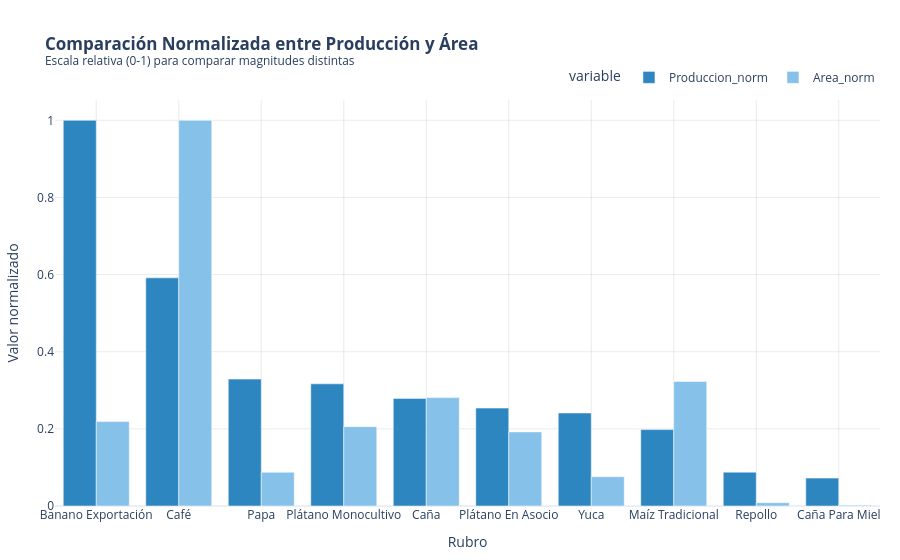

Notebook code for this chart:
### Code cell
'''
top_compare = df_volumen_area.sort_values(
    by="Produccion_norm",
    ascending=False
).head(10)

fig3 = px.bar(
    top_compare,
    x="Rubro",
    y=["Produccion_norm", "Area_norm"],
    barmode="group",
    title="Comparación Normalizada Producción vs Área (Escala 0-1)"
)
'''
fig3 = func.grafica_comparacion_normalizada(df_volumen_area)
fig3.show()

### Figure 1 — Plotly figure (JSON) as saved in the notebook; plotly's stock layout.template omitted (floating-point values rounded to 4 significant figures)
{"data": [{"alignmentgroup": "True", "hovertemplate": "<b>Rubro:</b> %{x}<br><b>Valor normalizado:</b> %{y:.2f}<extra></extra>", "legendgroup": "Produccion_norm", "marker": {"color": "#2E86C1", "pattern": {"shape": ""}}, "name": "Produccion_norm", "offsetgroup": "Produccion_norm", "orientation": "v", "showlegend": true, "textposition": "auto", "type": "bar", "x": ["Banano Exportación", "Café", "Papa", "Plátano Monocultivo", "Caña", "Plátano En Asocio", "Yuca", "Maíz Tradicional", "Repollo", "Caña Para Miel"], "xaxis": "x", "y": [1.0, 0.5916, 0.329, 0.3168, 0.279, 0.2539, 0.2412, 0.1981, 0.08777, 0.07232], "yaxis": "y"}, {"alignmentgroup": "True", "hovertemplate": "<b>Rubro:</b> %{x}<br><b>Valor normalizado:</b> %{y:.2f}<extra></extra>", "legendgroup": "Area_norm", "marker": {"color": "#85C1E9", "pattern": {"shape": ""}}, "name": "Area_norm", "offsetgroup": "Area_norm", "orientation": "v", "showlegend": true, "textposition": "auto", "type": "bar", "x": ["Banano Exportación", "Café", "Papa", "Plátano Monocultivo", "Caña", "Plátano En Asocio", "Yuca", "Maíz Tradicional", "Repollo", "Caña Para Miel"], "xaxis": "x", "y": [0.2188, 1.0, 0.08748, 0.2058, 0.281, 0.1921, 0.07601, 0.3229, 0.008597, 0.002234], "yaxis": "y"}], "layout": {"barmode": "group", "legend": {"orientation": "h", "title": {"text": "variable"}, "tracegroupgap": 0, "x": 1, "xanchor": "right", "y": 1.02, "yanchor": "bottom"}, "margin": {"b": 20, "l": 20, "r": 20, "t": 100}, "title": {"text": "<b>Comparación Normalizada entre Producción y Área</b><br><sup>Escala relativa (0-1) para comparar magnitudes distintas</sup>"}, "xaxis": {"anchor": "y", "domain": [0, 1], "gridcolor": "rgba(0,0,0,0.08)", "gridwidth": 1, "showgrid": true, "title": {"text": "Rubro"}}, "yaxis": {"anchor": "x", "domain": [0, 1], "gridcolor": "rgba(0,0,0,0.08)", "gridwidth": 1, "showgrid": true, "title": {"text": "Valor normalizado"}}}}
